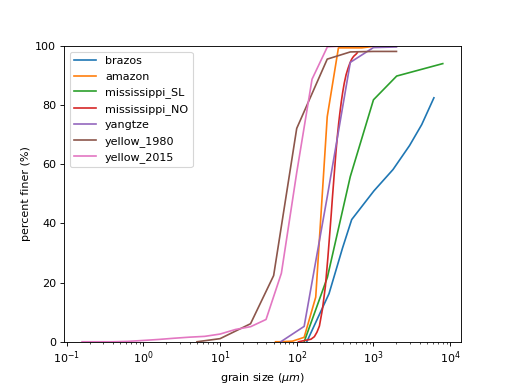

The Python source for this figure:
import sys, os
sys.path.append(os.path.realpath(os.getcwd()+"/../.."))

import matplotlib.pyplot as plt

from proffilo.distribution import Distribution
from proffilo.sample_data import grain_size as gs

_brazos = Distribution(arr=gs.brazos(), is_cumulative=True)
_amazon = Distribution(arr=gs.amazon(), is_cumulative=True)
_mississippi_SL = Distribution(arr=gs.mississippi_SL(), is_cumulative=True)
_mississippi_NO = Distribution(arr=gs.mississippi_NO(), is_cumulative=True)
_yangtze = Distribution(arr=gs.yangtze(), is_cumulative=True)
_yellow_1980 = Distribution(arr=gs.yellow_1980(), is_cumulative=True)
_yellow_2015 = Distribution(arr=gs.yellow_2015(), is_cumulative=True)

dist_list = [_brazos, _amazon, _mississippi_SL, _mississippi_NO, _yangtze, _yellow_1980, _yellow_2015]

fig, ax = plt.subplots()
for d, dist in enumerate(dist_list):
    plt.plot(dist.bin, dist.cumulative_dist)
ax.set_xscale('log')
ax.set_ylim((0,100))
ax.set_ylabel('percent finer (%)')
ax.set_xlabel('grain size '+r'$(\mu m)$')
ax.legend(['brazos', 'amazon', 'mississippi_SL', 'mississippi_NO', 'yangtze', 'yellow_1980', 'yellow_2015'])
plt.show()
